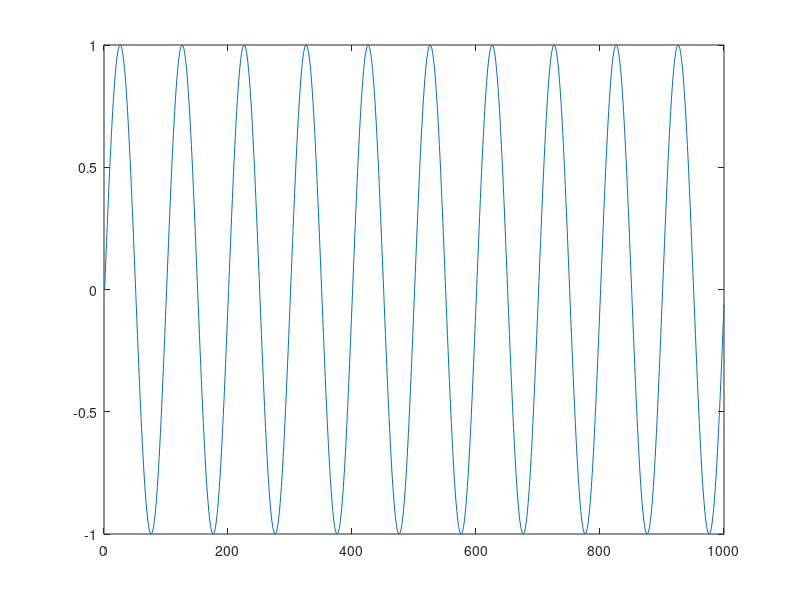
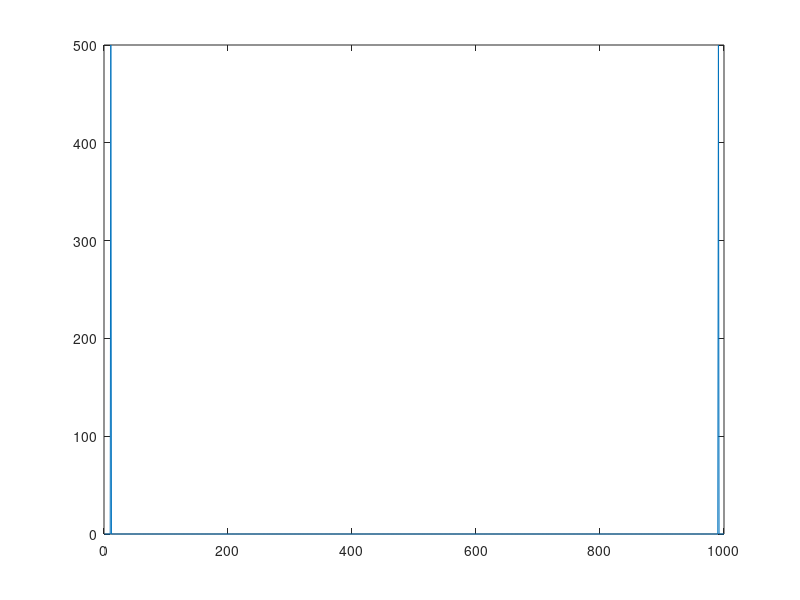
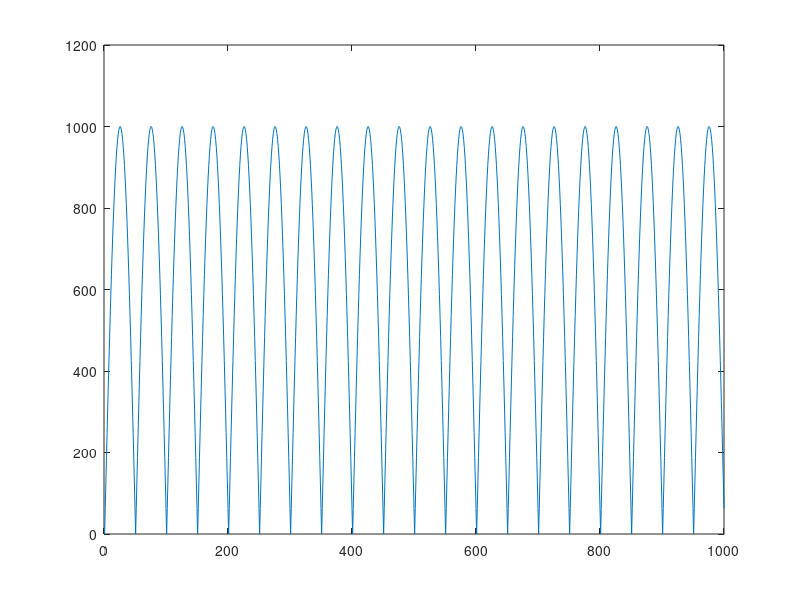

Recreate these plots in MATLAB, in order.
Fs=100e3;
dt=1/Fs;
f=1e3;
T=1/f;

Np=10;

N=round(Fs*(Np*T));
t=dt*(0:N-1);

s=sin(2*pi*f*t);
S=fft(s);
figure;plot(s);

figure;plot(abs(S));

figure;plot(abs(fft(conj(S))));